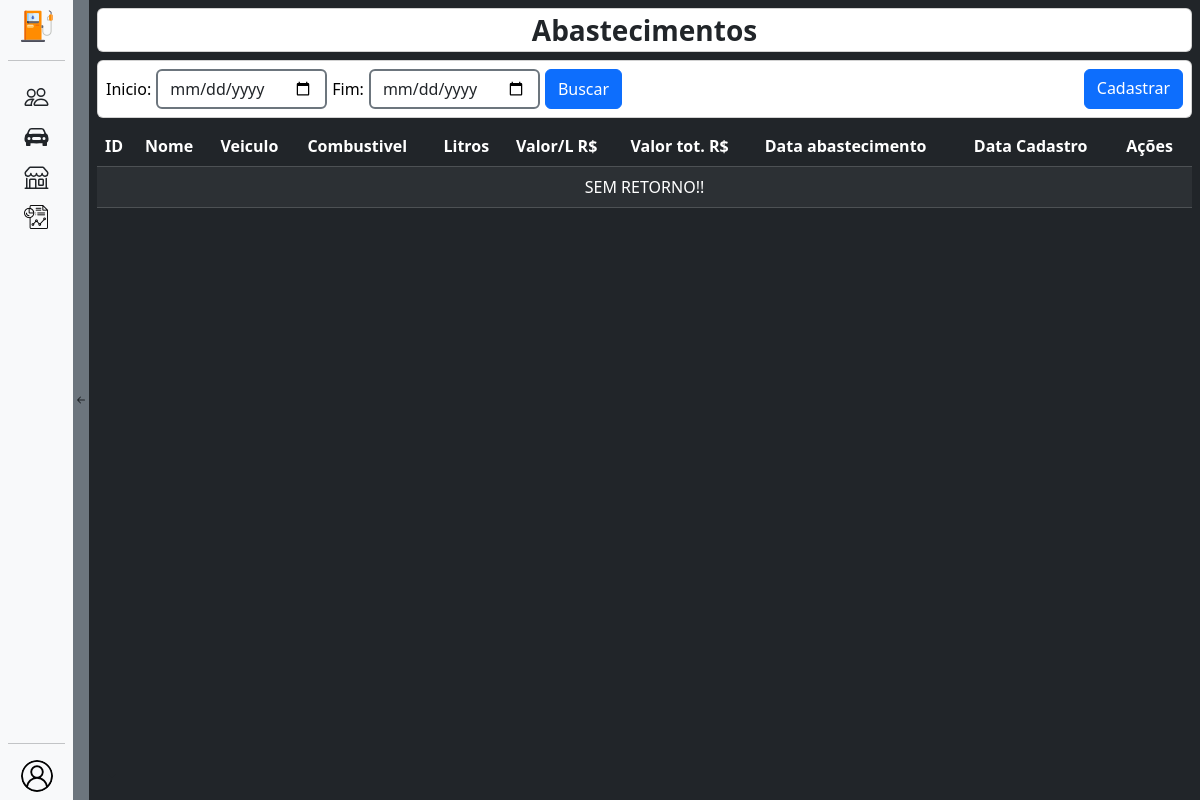
Page /postos/abastecimentos/ (signed in) on the earlier database version.
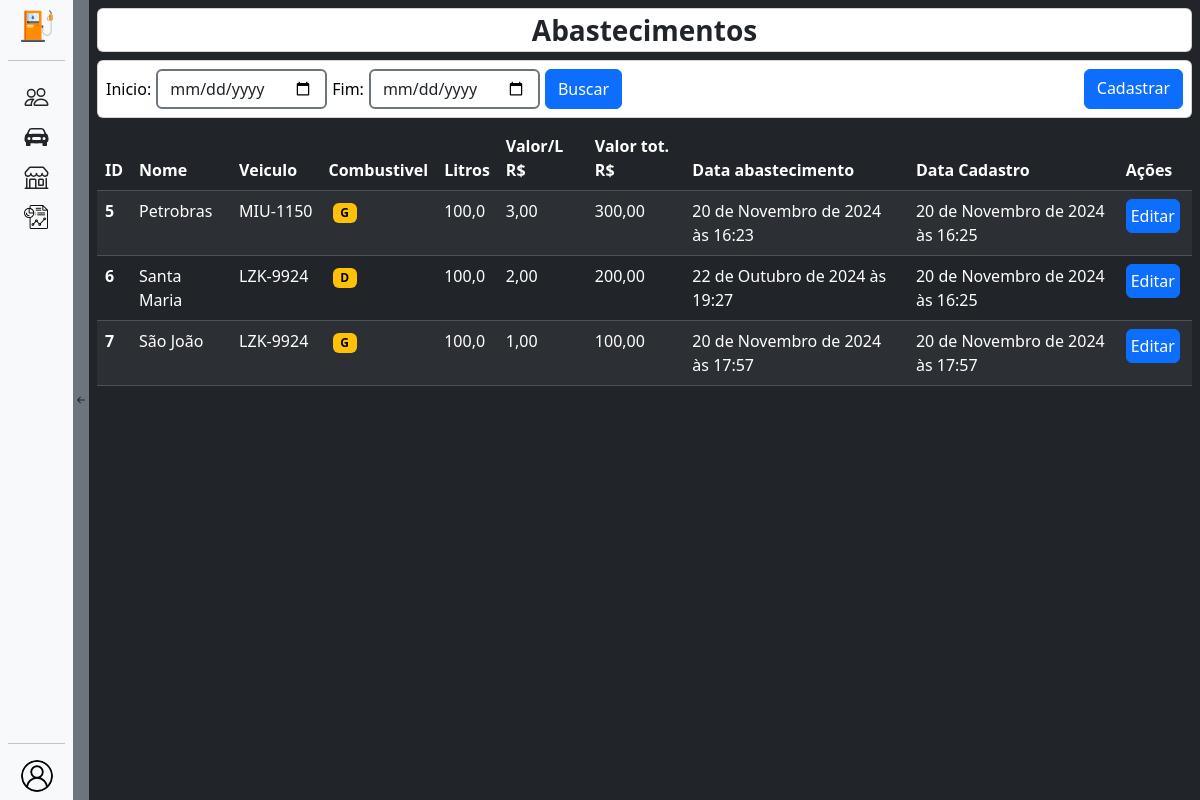
Same page on the later database version.
### postos/models.py (models this page shows, shortened)
class Abastecimento(models.Model):
    posto = models.ForeignKey(Posto, on_delete=models.SET_NULL, null=True)
    veiculo = models.ForeignKey(Veiculo, on_delete=models.SET_NULL, null=True)
    tipo_combustivel = models.ForeignKey(TipoCombustivel, on_delete=models.SET_NULL, null=True)
    litros = models.FloatField(default=0, null=False, blank=False)
    valor_litro = models.FloatField(default=0, null=False, blank=False, validators=[preco_validator])
    valor_total = models.FloatField(default=0, null=False, blank=False, validators=[preco_validator])
    data_abastecimento = models.DateTimeField(default=timezone.now, null=False, blank=False)
    data_cadastrado = models.DateTimeField(default=timezone.now, null=False, blank=False)

class Posto(models.Model):
    nome = models.CharField(max_length=150, null=False, blank=False, validators=[MaxLengthValidator(limit_value=150)])
    cnpj = models.CharField(max_length=18, unique=True, null=False, blank=False, validators=[cnpj_validator])
    tipos_combustivel = models.ManyToManyField(TipoCombustivel, related_name='tipos_combustivel')
    ativo = models.BooleanField(default=True, null=False, blank=False)
    class Meta:
        verbose_name = ("Posto")
        verbose_name_plural = ("Postos")

### veiculos/models.py (models this page shows, shortened)
class Veiculo(models.Model):
    placa = models.CharField(max_length=8, null=False, unique=True)
    capacidade_tanque = models.FloatField(null=False, blank=False, default=0)
    ativo = models.BooleanField(default=True, null=False, blank=False)
    modelo = models.ForeignKey(Modelo, on_delete=models.CASCADE)
    tipo_combustivel = models.ManyToManyField(TipoCombustivel, related_name='veiculos')

class TipoCombustivel(models.Model):
    tipos_choice = (('G', 'Gasolina'), ('D', 'Diesel'), ('E', 'Etanol'))
    tipo = models.CharField(max_length=2, choices=tipos_choice, null=False, unique=True)
    def __str__(self):
        return self.tipo

### postos/views.py (the view, shortened to what this page needs)
# urls.py: path('abastecimentos/', views.abastecimentosView, name='abastecimentos'),
@login_required(login_url='login')
@has_role_decorator('Administrador', redirect_url=reverse_lazy('login'))
def abastecimentosView(request):
    context = {'perfil_logado': Usuarios.objects.get(username=request.user)}
    if request.method == 'GET':
        context['abastecimentos'] = Abastecimento.objects.all()
        return render(request, 'abastecimentos.html', context)

### postos/templates/abastecimentos.html (shortened to what this page needs)
{% extends "base.html" %}
{% load static %}
{% block 'body' %}
    <div class="container p-2">
        <div class="card text-center fw-bold fs-3 mb-2">Abastecimentos</div>
        <div class="card flex-row p-2 mb-2 justify-content-between">
            <form method="post" class="d-flex" style="gap: 5px;">
                <label for="data-inicio" style="color: black;" class="d-flex align-items-center">Inicio:</label>
                <input id="data-inicio" type="date" name="data-inicio" class="form-control border-2 border-secondary">
                <label for="data-fim" style="color: black;" class="d-flex align-items-center">Fim:</label>
                <input id="data-fim" type="date" name="data-fim" class="form-control border-2 border-secondary">
                <input type="submit" value="Buscar" class="btn btn-primary">
            </form>
            <a href="{% url 'abastecimentos_cadastrar' %}" class="btn btn-primary">Cadastrar</a>
        </div>
        <div style="overflow-x: auto;">
            <table class="table table-dark table-striped">
                <thead>
                    <tr>
                        <th scope="col">ID</th>
                        <th scope="col">Nome</th>
                        <th scope="col">Veiculo</th>
                        <th scope="col">Combustivel</th>
                        <th scope="col">Litros</th>
                        <th scope="col">Valor/L R$</th>
                        <th scope="col">Valor tot. R$</th>
                        <th scope="col" style="min-width: 100px;">Data abastecimento</th>
                        <th scope="col">Data Cadastro</th>
                        <th scope="col">Ações</th>
                    </tr>
                </thead>
                <tbody>
                    {% if abastecimentos %}
                        {% for abastecimento in abastecimentos %}
                            <tr>
                                <th scope="row">{{abastecimento.id}}</th>
                                <td>{{abastecimento.posto.nome}}</td>
                                <td class="text-nowrap">{{abastecimento.veiculo.placa}}</td>
                                <td><span class="badge text-bg-warning ms-1">{{abastecimento.tipo_combustivel}}</span></td>
                                <td>{{abastecimento.litros}}</td>
                                <td>{{abastecimento.valor_litro|floatformat:2}}</td>
                                <td>{{abastecimento.valor_total|floatformat:2}}</td>
                                <td>{{abastecimento.data_abastecimento}}</td>
                                <td>{{abastecimento.data_cadastrado}}</td>
                                <td><div><a class="btn btn-primary me-1 p-1 d-flex" href="{% url 'abastecimentos_editar' abastecimento.pk %}">Editar</a></div></td>
                            </tr>
                        {% endfor %}
                    {% else %}
                            <td class="text-center" colspan="10">SEM RETORNO!!</td>
                    {% endif %}
                </tbody>
            </table>
        </div>
    </div>
{% endblock %}

### templates/base.html (shortened to what this page needs)
{% load static %}
<!DOCTYPE html>
<html lang="pt-br">
<head>
    <link rel="stylesheet" href="{% static 'geral/css/bootstrap.min.css' %}">
    <link rel="stylesheet" href="{% static 'geral/css/base.css' %}">
</head>
<body>
    <div class="d-flex bg-dark">
      <nav id="navbar" class="d-flex flex-shrink-0 p-0 bg-light" style="width: 89px;">
        <div id="options-box" class="d-flex flex-column p-2 bg-light">
          <div class="d-flex align-items-center mx-auto link-dark text-decoration-none" style="padding-left: 13px;">
            <img src="{% static 'geral/img/favicon.png' %}" alt="">
          </div>
          <hr>
          <ul class="nav nav-pills flex-column mb-auto">
            <li title="Motoristas" class="dropdown">
              <a class="nav-link link-dark d-flex flex-nowarp">
              </a>
            </li>
            <li title="Veiculos" class="dropdown">
              <a class="nav-link link-dark d-flex flex-nowarp">
              </a>
            </li>
            <li title="Postos" class="dropdown">
              <a class="nav-link link-dark d-flex flex-nowarp">
              </a>
            </li>
            <li title="Relatórios" class="dropdown">
              <a class="nav-link link-dark d-flex flex-nowarp">
                <img src="{% static 'geral/img/relatorios.png' %}" alt="">
              </a>
            </li>
          </ul>
          <hr>
          <div title="Perfil" id="menu-usuarios" class="dropdown d-flex" style="padding-left: 13px;">
            <a class="d-flex flex-nowarp align-items-center link-dark text-decoration-none dropdown-toggle" id="dropdownUser2" data-bs-toggle="dropdown" aria-expanded="false">
              <img src="{% static 'geral/img/usuario.png' %}" alt="" width="32" height="32" class="rounded-circle me-2">
            </a>
          </div>
        </div>
        <div class="d-flex align-items-center p-0 bg-secondary navbar-close-box">
        </div>
      </nav>
      <section id="body-content">{% block 'body' %}{% endblock %}</section>
      </div>
</body>
</html>

### templates/static/geral/css/base.css (style rules this page uses)
body { height: 100dvh; }
body>div, #body-content { width: 100%; height: 100%; }
#body-content { overflow-y: auto; }
nav { height: 100%; transition: width .3s ease !important; }
#options-box { max-width: 73px; transition: max-width .3s ease !important; }
li { width: 100%; border-radius: 6px; }
li>a { gap: 10px; }
a>svg { min-width: 25px; }
#menu-usuarios, #menu-usuarios>ul, .nav-pills>li { position: relative; }
label, form .errorlist>li { color: white; }

Differences in the rows shown:
added Abastecimento: id "5", posto.nome "Petrobras", veiculo.placa "MIU-1150", tipo_combustivel "G", litros "100,0", valor_litro "3,00", valor_total "300,00", data_abastecimento "20 de Novembro de 2024 às 16:23", data_cadastrado "20 de Novembro de 2024 às 16:25"
added Abastecimento: id "6", posto.nome "Santa Maria", veiculo.placa "LZK-9924", tipo_combustivel "D", litros "100,0", valor_litro "2,00", valor_total "200,00", data_abastecimento "22 de Outubro de 2024 às 19:27", data_cadastrado "20 de Novembro de 2024 às 16:25"
added Abastecimento: id "7", posto.nome "São João", veiculo.placa "LZK-9924", tipo_combustivel "G", litros "100,0", valor_litro "1,00", valor_total "100,00", data_abastecimento "20 de Novembro de 2024 às 17:57", data_cadastrado "20 de Novembro de 2024 às 17:57"
Other differences:
text no longer shown: "SEM RETORNO!!"
